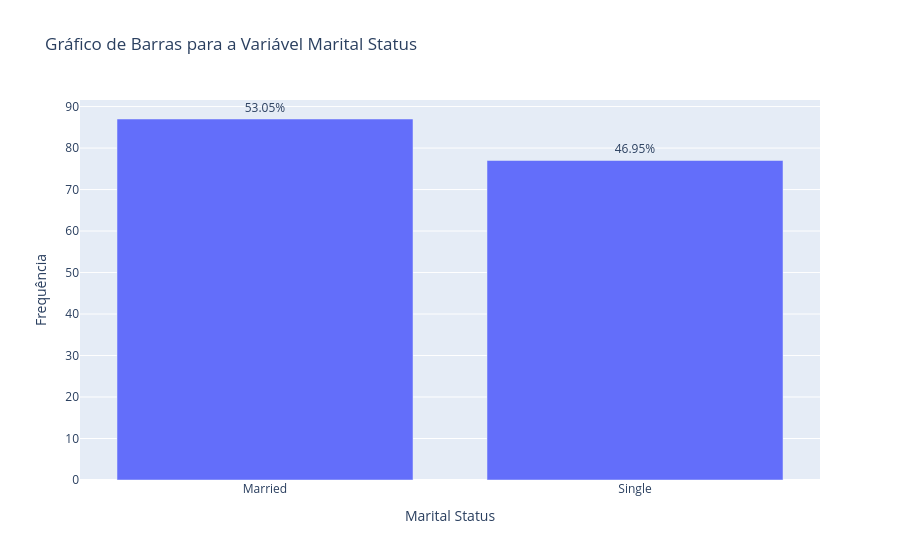

Notebook code cell kept with this figure:
### Markdown cell above
Para a variável 'Education' temos um número maior de pessoas com 'Bachelo's Degree' (25%), mesmo que a diferença entre as categorias não seja alta.

### Code cell
contagem = df['Marital Status'].value_counts().reset_index()
contagem.columns = ['Marital Status', 'Frequência']

# Porcentagem
total = contagem['Frequência'].sum()
contagem['Porcentagem'] = (contagem['Frequência'] / total * 100).round(2)

fig = px.bar(contagem, x='Marital Status', y='Frequência', text='Porcentagem', title='Gráfico de Barras para a Variável Marital Status')

# Ajustar texto para mostrar %
fig.update_traces(texttemplate='%{text}%', textposition='outside')

fig.update_layout(xaxis_title='Marital Status', yaxis_title='Frequência')
fig.show()

### Figure 1 — Plotly figure (JSON) as saved in the notebook; plotly's stock layout.template omitted (floating-point values rounded to 4 significant figures)
{"data": [{"hovertemplate": "Marital Status=%{x}<br>Frequência=%{y}<br>Porcentagem=%{text}<extra></extra>", "legendgroup": "", "marker": {"color": "#636efa", "pattern": {"shape": ""}}, "name": "", "orientation": "v", "showlegend": false, "text": [53.05, 46.95], "textposition": "outside", "texttemplate": "%{text}%", "type": "bar", "x": ["Married", "Single"], "xaxis": "x", "y": [87, 77], "yaxis": "y"}], "layout": {"barmode": "relative", "legend": {"tracegroupgap": 0}, "title": {"text": "Gráfico de Barras para a Variável Marital Status"}, "xaxis": {"anchor": "y", "domain": [0, 1], "title": {"text": "Marital Status"}}, "yaxis": {"anchor": "x", "domain": [0, 1], "title": {"text": "Frequência"}}}}
